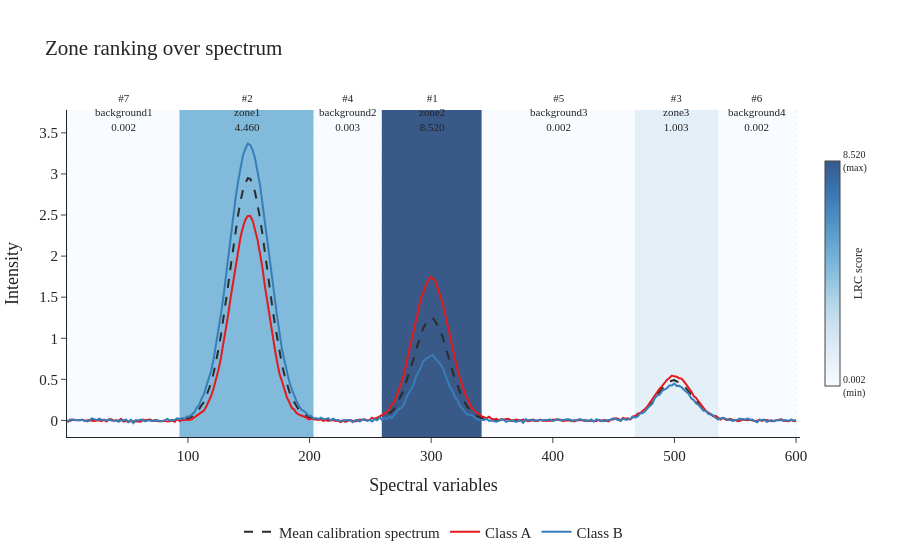

Notebook code cell kept with this figure:
### Markdown cell above
### `plot_zone_ranking_over_spectrum`

Colored bands encode the LRC score of each zone, overlaid on the mean calibration spectrum. A vertical colorbar provides the mapping between band color and LRC magnitude. Class-specific spectra (optional, shown here with dashed lines) can be layered to highlight where each class deviates most. Zones with the highest LRC appear most saturated, immediately revealing the most discriminative spectral regions.

### Code cell
from smx import plot_zone_ranking_over_spectrum

plot_zone_ranking_over_spectrum(
    zone_ranking_df=smx.lrc_natural_,
    spectral_cuts=spectral_cuts,
    reference_spectrum=smx.zones_natural_,
    output_path=None,
    title="Zone ranking over spectrum",
    spectrum_name="Mean calibration spectrum",
    class_spectra={"A": X_cal[y_cal == "A"], "B": X_cal[y_cal == "B"]},
    class_colors={"A": "#e41a1c", "B": "#377eb8"},
    theme=my_theme,
    return_df=True,
)

### Figure 1 — Plotly figure (JSON) as saved in the notebook; plotly's stock layout.template omitted (floating-point values rounded to 4 significant figures; data arrays with more than 128 entries replaced by an {"elided": "..."} marker saying what was removed)
{"data": [{"line": {"color": "#2b2b2b", "dash": "dash", "width": 2}, "mode": "lines", "name": "Mean calibration spectrum", "type": "scatter", "x": {"elided": "300 float values"}, "y": {"elided": "300 float values"}}, {"line": {"color": "#e41a1c", "width": 2}, "mode": "lines", "name": "Class A", "type": "scatter", "x": {"elided": "300 float values"}, "y": {"elided": "300 float values"}}, {"line": {"color": "#377eb8", "width": 2}, "mode": "lines", "name": "Class B", "type": "scatter", "x": {"elided": "300 float values"}, "y": {"elided": "300 float values"}}, {"hovertemplate": "Zone: background1<br>Range: 1.000 - 93.154<br>Rank: 7<br>Score: 0.002", "marker": {"color": "rgb(247, 251, 255)", "opacity": 0, "size": 10}, "mode": "markers", "name": "background1", "showlegend": false, "type": "scatter", "x": [47.08], "y": [3.506]}, {"hovertemplate": "Zone: zone1<br>Range: 93.154 - 203.338<br>Rank: 2<br>Score: 4.460", "marker": {"color": "rgb(99, 169, 211)", "opacity": 0, "size": 10}, "mode": "markers", "name": "zone1", "showlegend": false, "type": "scatter", "x": [148.2], "y": [3.506]}, {"hovertemplate": "Zone: background2<br>Range: 203.338 - 259.431<br>Rank: 4<br>Score: 0.003", "marker": {"color": "rgb(247, 251, 255)", "opacity": 0, "size": 10}, "mode": "markers", "name": "background2", "showlegend": false, "type": "scatter", "x": [231.4], "y": [3.506]}, {"hovertemplate": "Zone: zone2<br>Range: 259.431 - 341.569<br>Rank: 1<br>Score: 8.520", "marker": {"color": "rgb(8, 48, 107)", "opacity": 0, "size": 10}, "mode": "markers", "name": "zone2", "showlegend": false, "type": "scatter", "x": [300.5], "y": [3.506]}, {"hovertemplate": "Zone: background3<br>Range: 341.569 - 467.779<br>Rank: 5<br>Score: 0.002", "marker": {"color": "rgb(247, 251, 255)", "opacity": 0, "size": 10}, "mode": "markers", "name": "background3", "showlegend": false, "type": "scatter", "x": [404.7], "y": [3.506]}, {"hovertemplate": "Zone: zone3<br>Range: 467.779 - 535.893<br>Rank: 3<br>Score: 1.003", "marker": {"color": "rgb(223, 236, 247)", "opacity": 0, "size": 10}, "mode": "markers", "name": "zone3", "showlegend": false, "type": "scatter", "x": [501.8], "y": [3.506]}, {"hovertemplate": "Zone: background4<br>Range: 535.893 - 600.000<br>Rank: 6<br>Score: 0.002", "marker": {"color": "rgb(247, 251, 255)", "opacity": 0, "size": 10}, "mode": "markers", "name": "background4", "showlegend": false, "type": "scatter", "x": [567.9], "y": [3.506]}, {"hoverinfo": "skip", "marker": {"cmax": 8.52, "cmin": 0.002277, "color": [0.002277], "colorbar": {"len": 0.75, "thickness": 15, "tickfont": {"size": 10}, "tickmode": "array", "ticktext": ["0.002<br>(min)", "8.520<br>(max)"], "tickvals": [0.002277, 8.52], "title": {"side": "right", "text": "LRC score"}, "x": 1.02, "xanchor": "left", "y": 0.5, "yanchor": "middle"}, "colorscale": [[0, "rgb(248,251,255)"], [0.03226, "rgb(243,248,253)"], [0.06452, "rgb(238,245,251)"], [0.09677, "rgb(233,242,250)"], [0.129, "rgb(227,238,248)"], [0.1613, "rgb(223,235,247)"], [0.1935, "rgb(218,231,245)"], [0.2258, "rgb(213,228,243)"], [0.2581, "rgb(207,225,241)"], [0.2903, "rgb(199,222,238)"], [0.3226, "rgb(191,218,235)"], [0.3548, "rgb(182,215,232)"], [0.3871, "rgb(173,210,230)"], [0.4194, "rgb(163,204,227)"], [0.4516, "rgb(152,199,225)"], [0.4839, "rgb(142,193,223)"], [0.5161, "rgb(132,187,220)"], [0.5484, "rgb(123,181,217)"], [0.5806, "rgb(115,175,214)"], [0.6129, "rgb(106,170,211)"], [0.6452, "rgb(99,163,207)"], [0.6774, "rgb(92,156,203)"], [0.7097, "rgb(86,150,199)"], [0.7419, "rgb(78,143,196)"], [0.7742, "rgb(73,136,191)"], [0.8065, "rgb(68,130,187)"], [0.8387, "rgb(62,122,181)"], [0.871, "rgb(58,116,176)"], [0.9032, "rgb(57,110,167)"], [0.9355, "rgb(57,102,156)"], [0.9677, "rgb(57,96,147)"], [1, "rgb(57,89,136)"]], "opacity": 0, "showscale": true, "size": 0}, "mode": "markers", "showlegend": false, "type": "scatter", "x": [null], "y": [null]}], "layout": {"annotations": [{"align": "center", "font": {"family": "Georgia, serif", "size": 11}, "showarrow": false, "text": "#7<br>background1<br>0.002", "x": 47.08, "xref": "x", "y": 1.06, "yref": "paper"}, {"align": "center", "font": {"family": "Georgia, serif", "size": 11}, "showarrow": false, "text": "#2<br>zone1<br>4.460", "x": 148.2, "xref": "x", "y": 1.06, "yref": "paper"}, {"align": "center", "font": {"family": "Georgia, serif", "size": 11}, "showarrow": false, "text": "#4<br>background2<br>0.003", "x": 231.4, "xref": "x", "y": 1.06, "yref": "paper"}, {"align": "center", "font": {"family": "Georgia, serif", "size": 11}, "showarrow": false, "text": "#1<br>zone2<br>8.520", "x": 300.5, "xref": "x", "y": 1.06, "yref": "paper"}, {"align": "center", "font": {"family": "Georgia, serif", "size": 11}, "showarrow": false, "text": "#5<br>background3<br>0.002", "x": 404.7, "xref": "x", "y": 1.06, "yref": "paper"}, {"align": "center", "font": {"family": "Georgia, serif", "size": 11}, "showarrow": false, "text": "#3<br>zone3<br>1.003", "x": 501.8, "xref": "x", "y": 1.06, "yref": "paper"}, {"align": "center", "font": {"family": "Georgia, serif", "size": 11}, "showarrow": false, "text": "#6<br>background4<br>0.002", "x": 567.9, "xref": "x", "y": 1.06, "yref": "paper"}], "font": {"family": "Georgia, serif", "size": 15}, "legend": {"orientation": "h", "x": 0.5, "xanchor": "center", "y": -0.24, "yanchor": "top"}, "margin": {"b": 90, "l": 60, "r": 100, "t": 110}, "shapes": [{"fillcolor": "rgb(247, 251, 255)", "layer": "below", "line": {"width": 0}, "opacity": 0.8, "type": "rect", "x0": 1, "x1": 93.15, "xref": "x", "y0": 0, "y1": 1, "yref": "y domain"}, {"line": {"color": "rgba(80,80,80,0.25)", "dash": "dot", "width": 1}, "type": "line", "x0": 1, "x1": 1, "xref": "x", "y0": 0, "y1": 1, "yref": "y domain"}, {"fillcolor": "rgb(99, 169, 211)", "layer": "below", "line": {"width": 0}, "opacity": 0.8, "type": "rect", "x0": 93.15, "x1": 203.3, "xref": "x", "y0": 0, "y1": 1, "yref": "y domain"}, {"line": {"color": "rgba(80,80,80,0.25)", "dash": "dot", "width": 1}, "type": "line", "x0": 93.15, "x1": 93.15, "xref": "x", "y0": 0, "y1": 1, "yref": "y domain"}, {"fillcolor": "rgb(247, 251, 255)", "layer": "below", "line": {"width": 0}, "opacity": 0.8, "type": "rect", "x0": 203.3, "x1": 259.4, "xref": "x", "y0": 0, "y1": 1, "yref": "y domain"}, {"line": {"color": "rgba(80,80,80,0.25)", "dash": "dot", "width": 1}, "type": "line", "x0": 203.3, "x1": 203.3, "xref": "x", "y0": 0, "y1": 1, "yref": "y domain"}, {"fillcolor": "rgb(8, 48, 107)", "layer": "below", "line": {"width": 0}, "opacity": 0.8, "type": "rect", "x0": 259.4, "x1": 341.6, "xref": "x", "y0": 0, "y1": 1, "yref": "y domain"}, {"line": {"color": "rgba(80,80,80,0.25)", "dash": "dot", "width": 1}, "type": "line", "x0": 259.4, "x1": 259.4, "xref": "x", "y0": 0, "y1": 1, "yref": "y domain"}, {"fillcolor": "rgb(247, 251, 255)", "layer": "below", "line": {"width": 0}, "opacity": 0.8, "type": "rect", "x0": 341.6, "x1": 467.8, "xref": "x", "y0": 0, "y1": 1, "yref": "y domain"}, {"line": {"color": "rgba(80,80,80,0.25)", "dash": "dot", "width": 1}, "type": "line", "x0": 341.6, "x1": 341.6, "xref": "x", "y0": 0, "y1": 1, "yref": "y domain"}, {"fillcolor": "rgb(223, 236, 247)", "layer": "below", "line": {"width": 0}, "opacity": 0.8, "type": "rect", "x0": 467.8, "x1": 535.9, "xref": "x", "y0": 0, "y1": 1, "yref": "y domain"}, {"line": {"color": "rgba(80,80,80,0.25)", "dash": "dot", "width": 1}, "type": "line", "x0": 467.8, "x1": 467.8, "xref": "x", "y0": 0, "y1": 1, "yref": "y domain"}, {"fillcolor": "rgb(247, 251, 255)", "layer": "below", "line": {"width": 0}, "opacity": 0.8, "type": "rect", "x0": 535.9, "x1": 600, "xref": "x", "y0": 0, "y1": 1, "yref": "y domain"}, {"line": {"color": "rgba(80,80,80,0.25)", "dash": "dot", "width": 1}, "type": "line", "x0": 535.9, "x1": 535.9, "xref": "x", "y0": 0, "y1": 1, "yref": "y domain"}, {"line": {"color": "rgba(80,80,80,0.25)", "dash": "dot", "width": 1}, "type": "line", "x0": 600, "x1": 600, "xref": "x", "y0": 0, "y1": 1, "yref": "y domain"}], "title": {"text": "Zone ranking over spectrum"}, "xaxis": {"title": {"text": "Spectral variables"}}, "yaxis": {"range": [-0.2018, 3.778], "title": {"text": "Intensity"}}}}
